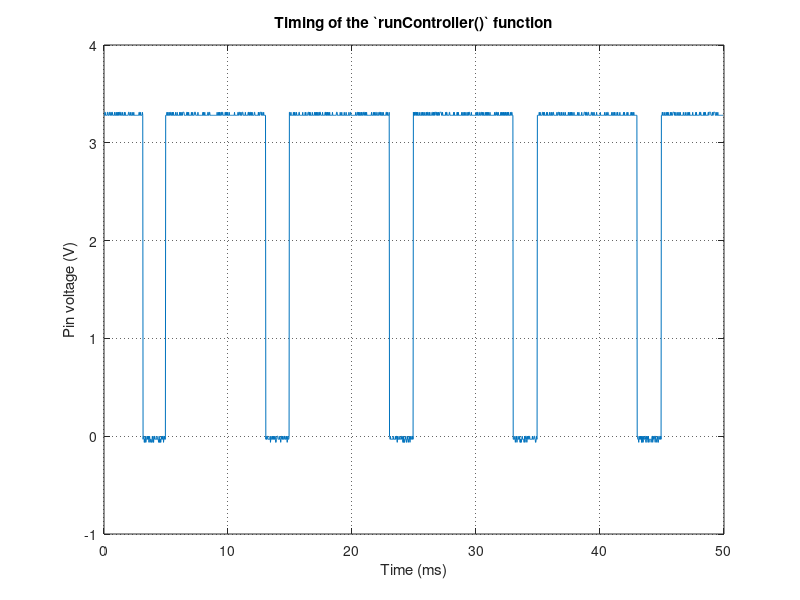
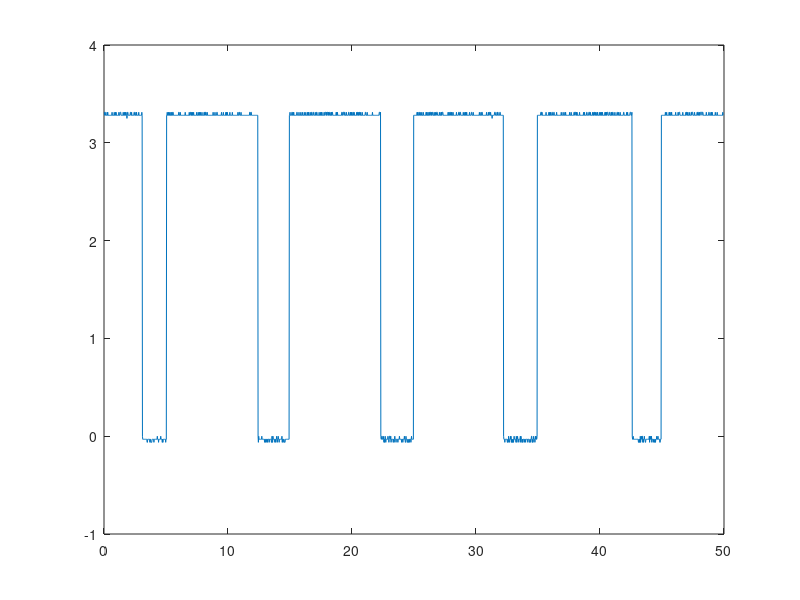
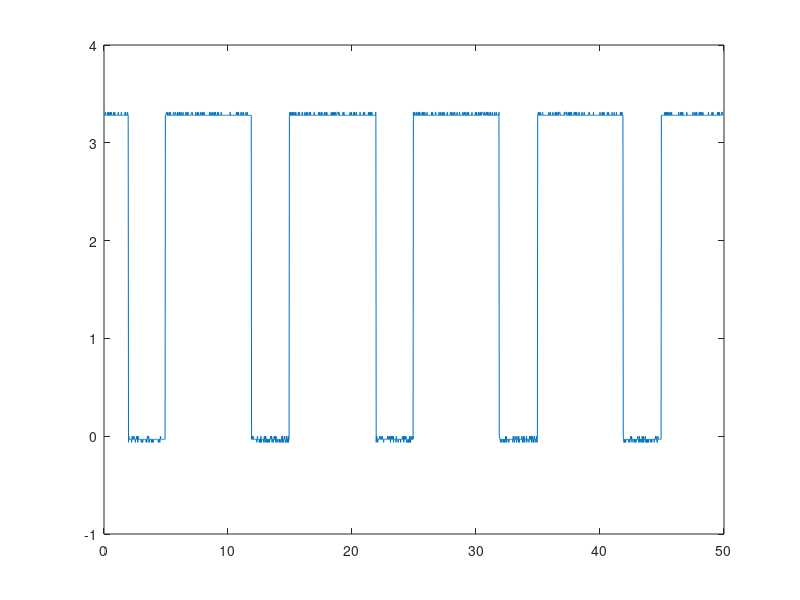

These figures' MATLAB source, in order:
clear all;
close all;
clc;

%% PRINT_11 -> everything
figure;
data = csvread('PRINT_11.CSV');
t1 = (data(3:end,1) - data(3,1))*1000;
v1 = data(3:end,2);

plot(t1,v1);
title('Timing of the `runController()` function')
xlabel('Time (ms)')
ylabel('Pin voltage (V)')
grid on;
set(gca,'GridLineStyle',':', 'GridColor', 'k', 'GridAlpha', .6);
axes_handles = findall(gcf, 'type','axes' );

%% PRINT_08 -> everything - powerAdc reading - tachAdc reading
figure;
data = csvread('PRINT_08.CSV');
t2 = (data(3:end,1) - data(3,1))*1000;
v2 = data(3:end,2);

plot(t2,v2);

%% PRINT_10 -> everything - powerAdc reading
figure;
data = csvread('PRINT_10.CSV');
t3 = (data(3:end,1) - data(3,1))*1000;
v3 = data(3:end,2);

plot(t3,v3);